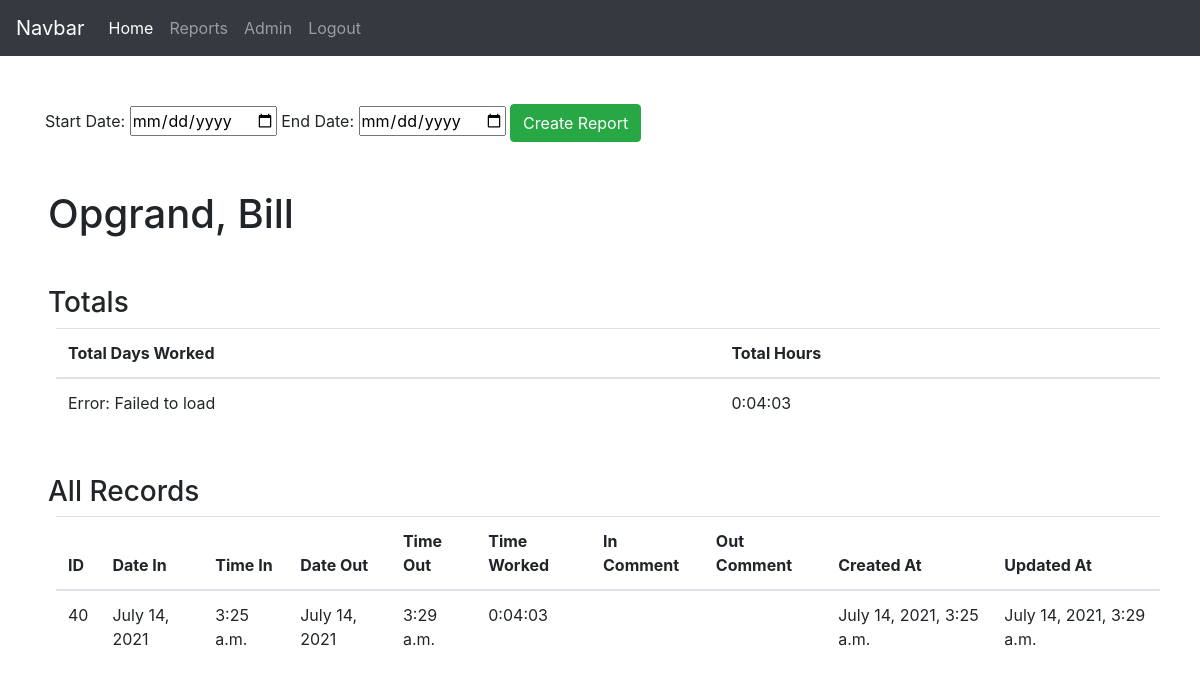
The app's page /reports/21 (signed in), older data.
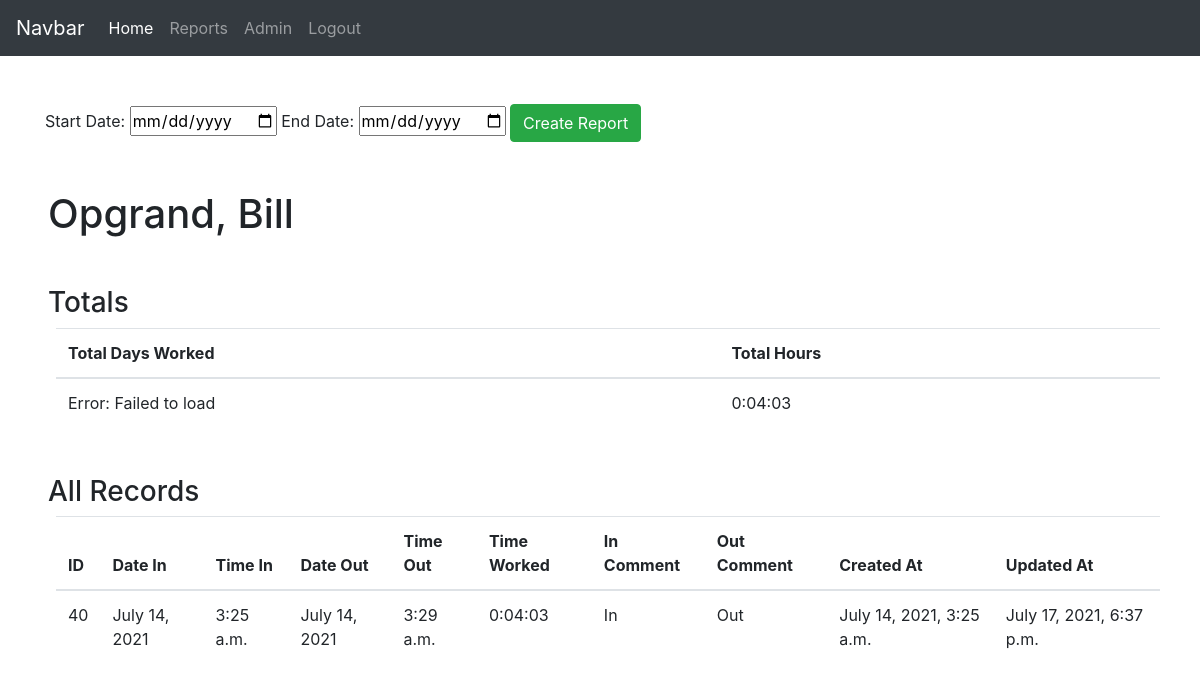
The same page, newer data.
### frontend/models.py (models this page shows)
class ClockSystem(models.Model):
    employee=models.ForeignKey(Employee, related_name="clockSystem", on_delete=models.CASCADE)
    location=models.CharField(max_length=60, null=True)
    role=models.CharField(max_length=80, null=True)
    time_worked=models.CharField(max_length=255, null=True)
    in_comment=models.TextField(null=True)
    out_comment=models.TextField(null=True)
    date_in=models.DateField(null=True)
    date_out=models.DateField(null=True)
    clocked_in_at=models.TimeField()
    clocked_out_at=models.TimeField(null=True)
    objects=ClockSystemManager()
    created_at=models.DateTimeField(auto_now_add=True)
    updated_at=models.DateTimeField(auto_now=True)
    class Meta:
        ordering = (
            'date_in',
            'date_out',
            'clocked_in_at',
            'clocked_out_at',
            'employee',
            'location',
            'role',
            'time_worked',
            'in_comment',
            'out_comment',
        )

### reports/views.py (the view)
def employee_report(request, employee_id):
    if 'user_id' not in request.session:
        return redirect('/')
    context = {
        'e': Employee.objects.get(id=employee_id),
        'all_clockins': ClockSystem.objects.filter(employee=employee_id),
        'total_time_worked': "",
    }
    datetimeFormat = '%H:%M:%S'
    timeList = []
    for data in context['all_clockins']:
        timeList.append(data.time_worked)
    totalSecs = 0
    for tm in timeList:
        timeParts = [int(s) for s in tm.split(':')]
        totalSecs += (timeParts[0] * 60 + timeParts[1]) * 60 + timeParts[2]
    totalSecs, sec = divmod(totalSecs, 60)
    hr, min = divmod(totalSecs, 60)
    total_time_worked = "%d:%02d:%02d" % (hr, min, sec)
    print('Employee: ' + context['e'].last_name + ', ' + context['e'].first_name + ' - Total hours worked: ' + total_time_worked )
    context['total_time_worked'] = total_time_worked
    return render(request, 'employee-report.html', context)

### reports/templates/employee-report.html (shortened to what this page needs)
<!DOCTYPE html>
<html lang="en">
    <head>
        {% load static %}
        <link rel="stylesheet" href="https://maxcdn.bootstrapcdn.com/bootstrap/4.0.0/css/bootstrap.min.css">
        <Link rel="stylesheet" href="{% static 'css/style.css' %}" />
    </head>
    <body>
        <div class="reports">
            <nav class="navbar navbar-expand-lg navbar-dark bg-dark">
                <a class="navbar-brand" href="#">Navbar</a>
                <div class="collapse navbar-collapse" id="navbarNavAltMarkup">
                    <div class="navbar-nav">
                        <a class="nav-item nav-link active" href="/dashboard">Home <span class="sr-only">(current)</span></a>
                        <a class="nav-item nav-link" href="/reports">Reports</a>
                        <a class="nav-item nav-link" href="/admin">Admin</a>
                        <a class="nav-item nav-link" href="/logout">Logout</a>
                    </div>
                </div>
            </nav>
            <div class="container mt-5">
                <div class="report-filter">
                    <form class="form" action="/reports/{{e.id}}/process_report" method="POST">
                        <label for="start_date">Start Date: </label>
                        <input type="date" name="start_date" value="start_date" />
                        <label for="end_date">End Date: </label>
                        <input type="date" name="end_date" value="end_date" />
                        <button class="btn btn-success" type="submit">Create Report</button>
                    </form>
                </div>
            </div>
            <h1 class="m-5">{{ e.last_name }}, {{ e.first_name }}</h1>
            <section class="totals m-5">
                <h3>Totals</h3>
                <table class="table m-2">
                    <thead>
                        <th>Total Days Worked</th>
                        <th>Total Hours</th>
                    </thead>
                    <tbody>
                        <td>Error: Failed to load</td>
                        <td>{{ total_time_worked }}</td>
                </table>
            </section>
            <section class="data-sec m-5">
                <h3>All Records</h3>
                <table class="table m-2">
                    <thead>
                        <th>ID</th>
                        <th>Date In</th>
                        <th>Time In</th>
                        <th>Date Out</th>
                        <th>Time Out</th>
                        <th>Time Worked</th>
                        <th>In Comment</th>
                        <th>Out Comment</th>
                        <th>Created At</th>
                        <th>Updated At</th>
                    </thead>
                    <tbody>
                        {% for res in all_clockins %}
                            <tr>
                                <td>{{ res.id }}</td>
                                <td>{{ res.date_in}}</td>
                                <td>{{ res.clocked_in_at }}
                                <td>{{ res.date_out }}</td>
                                <td>{{ res.clocked_out_at }}</td>
                                <td>{{ res.time_worked }}</td>
                                <td>{{ res.in_comment }}</td>
                                <td>{{ res.out_comment }}</td>
                                <td>{{ res.created_at }}</td>
                                <td>{{ res.updated_at }}</td>
                            </tr>
                        {% endfor %}
                    </tbody>
                </table>
            </section>
        </div>
    </body>
</html>

Row changes from the older to the newer data that the page shows:
changed ClockSystem id 40: in_comment (not shown) → "In"; out_comment (not shown) → "Out"; updated_at "July 14, 2021, 3:29 a.m." → "July 17, 2021, 6:37 p.m."
